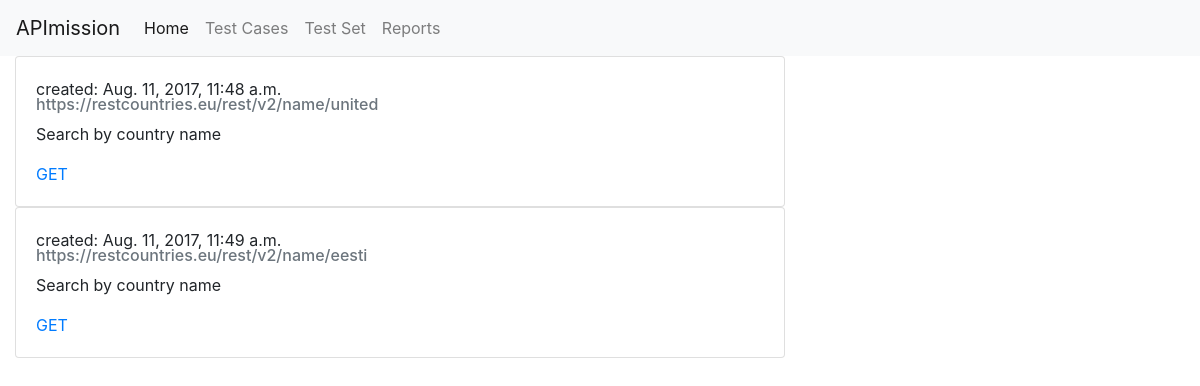
The app's page /apirunner/ with its own data.
### apirunner/models.py (models this page shows, shortened)
class Apirunner(models.Model):
    api_url = models.TextField()
    api_method = models.CharField(max_length=10)
    api_description = models.TextField()
    created_date = models.DateTimeField(
            default=timezone.now)

### apirunner/views.py (the view)
def runner_list(request):
    apis=Apirunner.objects.all()
    return render(request, 'apirunner/api_list.html', {'apis':apis})

### apirunner/templates/apirunner/api_list.html
{% extends 'apirunner/base.html' %}
{% block content %}
  {% for api in apis %}
  <div class="card">
    <div class="card-body">
      <h8 class="card-title">created: {{ api.created_date }}</h8>
      <h6 class="card-subtitle mb-2 text-muted">{{ api.api_url }}</h6>
      <p class="card-text">{{ api.api_description|linebreaksbr }}</p>
      <a href="#" class="card-link">{{ api.api_method }}</a>
    </div>
  </div>
  {% endfor %}
{% endblock %}

### apirunner/templates/apirunner/base.html (shortened to what this page needs)
{% load staticfiles %}
<!DOCTYPE html>
<html lang="en">
  <head>
    <link rel="stylesheet" href="https://maxcdn.bootstrapcdn.com/bootstrap/4.0.0-beta/css/bootstrap.min.css">
  </head>
  <body>
    <nav class="navbar navbar-expand-lg navbar-light bg-light">
      <a class="navbar-brand" href="#">APImission</a>
      <div class="collapse navbar-collapse" id="navbarNavAltMarkup">
        <div class="navbar-nav">
          <a class="nav-item nav-link active" href="#">Home <span class="sr-only">(current)</span></a>
          <a class="nav-item nav-link" href="#">Test Cases</a>
          <a class="nav-item nav-link" href="#">Test Set</a>
          <a class="nav-item nav-link" href="#">Reports</a>
        </div>
      </div>
</nav>
    <div class="container-fluid">
        <div class="row">
            <div class="col-md-8">
            {% block content %}
            {% endblock %}
            </div>
        </div>
    </div>
  </body>
</html>

### records on screen
Apirunner: created_date "Aug. 11, 2017, 11:48 a.m.", api_url "https://restcountries.eu/rest/v2/name/united", api_description "Search by country name", api_method "GET"
Apirunner: created_date "Aug. 11, 2017, 11:49 a.m.", api_url "https://restcountries.eu/rest/v2/name/eesti", api_description "Search by country name", api_method "GET"
